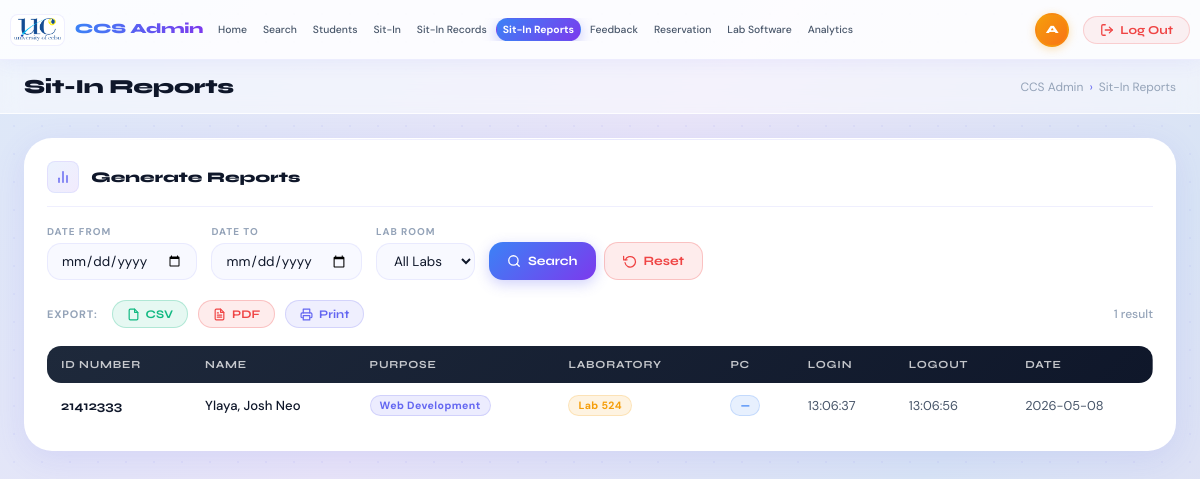
Page /admin/sitin/reports (signed in) on the earlier database version.
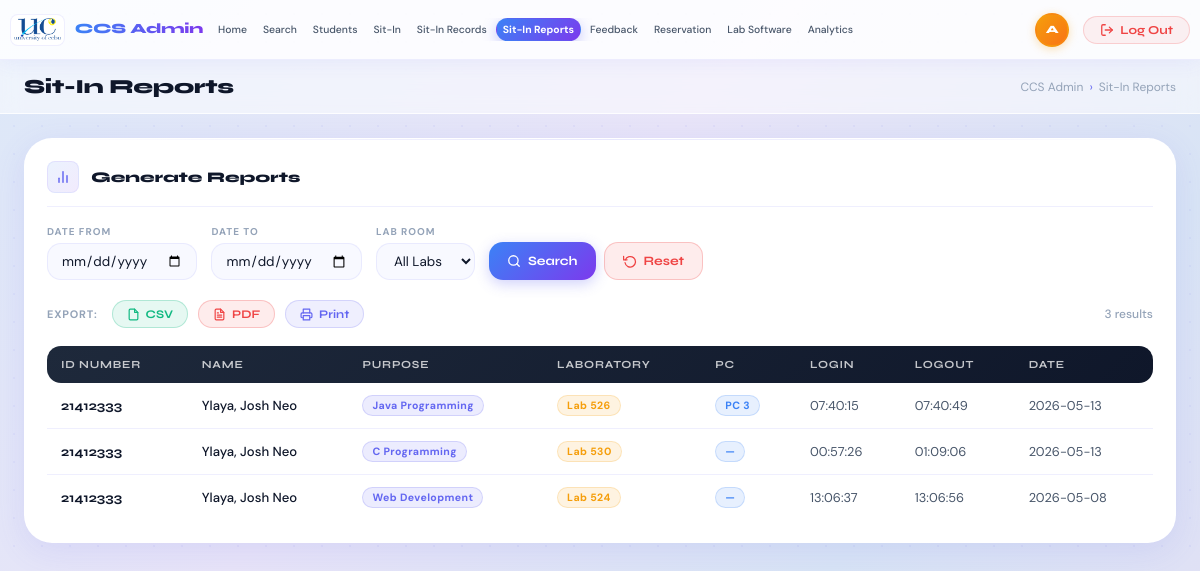
Same page on the later database version.
### tables this page shows
CREATE TABLE sitin_sessions (
            id         INTEGER PRIMARY KEY AUTOINCREMENT,
            student_id TEXT NOT NULL,
            purpose    TEXT NOT NULL,
            lab_room   TEXT NOT NULL,
            time_in    TEXT NOT NULL,
            time_out   TEXT,
            status     TEXT NOT NULL DEFAULT 'active'
        , pc_number TEXT);

CREATE TABLE students (
            id            INTEGER PRIMARY KEY AUTOINCREMENT,
            student_id    TEXT UNIQUE NOT NULL,
            lastname      TEXT NOT NULL,
            firstname     TEXT NOT NULL,
            middlename    TEXT,
            address       TEXT,
            course        TEXT,
            level         TEXT,
            email         TEXT,
            password      TEXT NOT NULL,
            sessions_left INTEGER NOT NULL DEFAULT 30
        );

### app.py (the view)
@app.route("/admin/sitin/reports")
def admin_sitin_reports():
    if not admin_required(): return redirect(url_for("login"))
    date_from  = request.args.get("date_from", "").strip()
    date_to    = request.args.get("date_to", "").strip()
    lab_filter = request.args.get("lab_filter", "").strip()
    query = """
        SELECT ss.id,ss.student_id,ss.purpose,ss.lab_room,ss.pc_number,ss.time_in,ss.time_out,
               s.firstname,s.lastname,s.course
        FROM sitin_sessions ss JOIN students s ON ss.student_id=s.student_id
        WHERE ss.status='done'
    """
    params = []
    if date_from:  query += " AND DATE(ss.time_in)>=?"; params.append(date_from)
    if date_to:    query += " AND DATE(ss.time_in)<=?"; params.append(date_to)
    if lab_filter: query += " AND ss.lab_room=?";       params.append(lab_filter)
    query += " ORDER BY ss.time_in DESC"
    conn    = get_db()
    records = conn.execute(query, params).fetchall()
    conn.close()
    return render_template("AdminPage/sitin_reports.html", active="reports",
                           records=records, date_from=date_from,
                           date_to=date_to, lab_filter=lab_filter)

### app.py (called while the page is built)
def get_db():
    conn = sqlite3.connect(DB_PATH)
    conn.row_factory = sqlite3.Row
    return conn

def admin_required():
    return session.get("is_admin") is True

### templates/AdminPage/sitin_reports.html (shortened to what the changed rows need)
{% extends "AdminPage/layout.html" %}
{% block content %}
<div class="panel">
  <div class="export-bar">
    <span class="export-label">Export:</span>
    <button class="btn-export btn-csv" onclick="exportCSV()">
      <svg width="13" height="13" viewBox="0 0 24 24" fill="none" stroke="currentColor" stroke-width="2.2" stroke-linecap="round" stroke-linejoin="round"><path d="M14 2H6a2 2 0 0 0-2 2v16a2 2 0 0 0 2 2h12a2 2 0 0 0 2-2V8z"/><polyline points="14 2 14 8 20 8"/></svg>
      CSV
    </button>
    <button class="btn-export btn-pdf" onclick="exportPDF()">
      PDF
    </button>
    <button class="btn-export btn-print" onclick="window.print()">
      <svg width="13" height="13" viewBox="0 0 24 24" fill="none" stroke="currentColor" stroke-width="2.2" stroke-linecap="round" stroke-linejoin="round"><polyline points="6 9 6 2 18 2 18 9"/><path d="M6 18H4a2 2 0 0 1-2-2v-5a2 2 0 0 1 2-2h16a2 2 0 0 1 2 2v5a2 2 0 0 1-2 2h-2"/><rect x="6" y="14" width="12" height="8"/></svg>
      Print
    </button>
    <span class="results-meta">{{ records|length }} result{{ 's' if records|length != 1 else '' }}{% if date_from or date_to %} filtered{% endif %}</span>
  </div>
  {% if records %}
  <div style="overflow-x:auto;">
    <table class="data-table" id="reportsTable">
      <thead>
        <tr>
          <th>ID Number</th>
          <th>Name</th>
          <th>Purpose</th>
          <th>Laboratory</th>
          <th>PC</th>
          <th>Login</th>
          <th>Logout</th>
          <th>Date</th>
        </tr>
      </thead>
      <tbody>
        {% for r in records %}
        <tr>
          <td style="font-family:'Syne',sans-serif; font-weight:700;">{{ r.student_id }}</td>
          <td style="font-weight:500;">{{ r.lastname }}, {{ r.firstname }}</td>
          <td><span class="badge badge-violet">{{ r.purpose }}</span></td>
          <td><span class="badge badge-gold">{{ r.lab_room }}</span></td>
          <td><span class="badge badge-blue">{{ r.pc_number or '—' }}</span></td>
          <td style="color:var(--text-2); font-size:0.8rem;">{{ r.time_in.split(' ')[1] if ' ' in r.time_in else r.time_in }}</td>
          <td style="color:var(--text-2); font-size:0.8rem;">{{ r.time_out.split(' ')[1] if r.time_out and ' ' in r.time_out else (r.time_out or '—') }}</td>
          <td style="color:var(--text-2); font-size:0.8rem;">{{ r.time_in.split(' ')[0] if ' ' in r.time_in else '—' }}</td>
        </tr>
        {% endfor %}
      </tbody>
    </table>
  </div>
  {% endif %}
</div>
{% endblock %}

Differences in the rows shown:
added sitin_sessions: student_id "21412333", lastname "Ylaya", firstname "Josh Neo", purpose "Java Programming", lab_room "Lab 526", pc_number "PC 3", time_in "07:40:15", time_out.split "07:40:49", time_in "2026-05-13"
added sitin_sessions: student_id "21412333", lastname "Ylaya", firstname "Josh Neo", purpose "C Programming", lab_room "Lab 530", pc_number "—", time_in "00:57:26", time_out.split "01:09:06", time_in "2026-05-13"
Other differences:
{{ records|length }}: "1" → "3"
{{ 's' if records|length != 1 else '' }}: (not shown) → "s"
